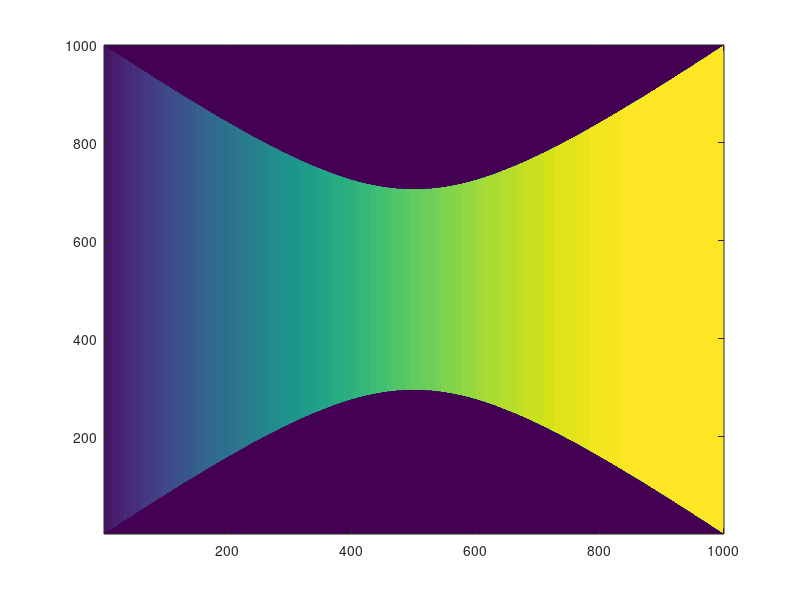

Write MATLAB code to recreate this figure.
clear all
close all
clc

n = 1000;
m = 1000;
v = [0.097966	0.10394	0.10992	0.11679	0.12401	0.13204	0.14069	0.15022	0.16061	0.17203	0.18454	0.19832	0.21347	0.23018	0.24861	0.26895	0.29142	0.31622	0.34358	0.37375	0.40692	0.44332	0.4831	0.52637	0.57315	0.62336	0.6768	0.73312	0.79182	0.85229	0.91382	0.97563	1.0369	1.0971	1.1553	1.2112	1.2645	1.3147	1.3619	1.406	1.4471	1.4853	1.5207	1.5534	1.5838	1.612	1.638	1.6622	1.6847	1.7056	1.7251	1.7432	1.7602	1.776	1.7909	1.8048	1.818	1.8301	1.842	1.8526	1.8632];															
x = linspace(0,3,n);
T = 1 - 0.2314*x;
v = (0.1 + 1.09.*x).*T.^(1/2); 
A = 1 + 2.2*(x-1.5).^2;
R = sqrt(A./pi);
y = linspace(-max(R),max(R),m);

for i = 1:n
  Y(:,i) = y';
end

for i = 1:n
  for j = 1:m
    if(Y(j,i)<= R(i) && Y(j,i)>= -R(i))
        V(j,i) = v(i);
    else
        V(j,i) = 0;
    endif
  endfor
endfor


contourf(V,100, "LineStyle", 'none');
%hold on;
%plot(x,R,x,-R, 'r', 'LineWidth', 3);